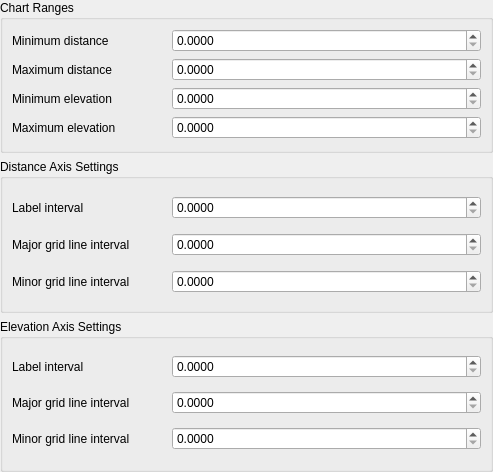
<?xml version="1.0" encoding="UTF-8"?>
<ui version="4.0">
 <class>QgsElevationProfileExportSettingsWidgetBase</class>
 <widget class="QWidget" name="QgsElevationProfileExportSettingsWidgetBase">
  <property name="geometry">
   <rect>
    <x>0</x>
    <y>0</y>
    <width>493</width>
    <height>472</height>
   </rect>
  </property>
  <property name="windowTitle">
   <string>Elevation Profile Settings</string>
  </property>
  <layout class="QVBoxLayout" name="verticalLayout">
   <property name="leftMargin">
    <number>0</number>
   </property>
   <property name="topMargin">
    <number>0</number>
   </property>
   <property name="rightMargin">
    <number>0</number>
   </property>
   <property name="bottomMargin">
    <number>0</number>
   </property>
   <item>
    <widget class="QGroupBox" name="groupBox">
     <property name="title">
      <string>Chart Ranges</string>
     </property>
     <layout class="QGridLayout" name="gridLayout" columnstretch="1,2">
      <item row="0" column="0">
       <widget class="QLabel" name="label">
        <property name="text">
         <string>Minimum distance</string>
        </property>
       </widget>
      </item>
      <item row="0" column="1">
       <widget class="QgsDoubleSpinBox" name="mSpinMinDistance">
        <property name="decimals">
         <number>4</number>
        </property>
        <property name="maximum">
         <double>999999999.000000000000000</double>
        </property>
       </widget>
      </item>
      <item row="1" column="0">
       <widget class="QLabel" name="label_2">
        <property name="text">
         <string>Maximum distance</string>
        </property>
       </widget>
      </item>
      <item row="1" column="1">
       <widget class="QgsDoubleSpinBox" name="mSpinMaxDistance">
        <property name="decimals">
         <number>4</number>
        </property>
        <property name="maximum">
         <double>999999999.000000000000000</double>
        </property>
       </widget>
      </item>
      <item row="2" column="0">
       <widget class="QLabel" name="label_3">
        <property name="text">
         <string>Minimum elevation</string>
        </property>
       </widget>
      </item>
      <item row="2" column="1">
       <widget class="QgsDoubleSpinBox" name="mSpinMinElevation">
        <property name="decimals">
         <number>4</number>
        </property>
        <property name="maximum">
         <double>999999999.000000000000000</double>
        </property>
       </widget>
      </item>
      <item row="3" column="0">
       <widget class="QLabel" name="label_4">
        <property name="text">
         <string>Maximum elevation</string>
        </property>
       </widget>
      </item>
      <item row="3" column="1">
       <widget class="QgsDoubleSpinBox" name="mSpinMaxElevation">
        <property name="decimals">
         <number>4</number>
        </property>
        <property name="maximum">
         <double>999999999.000000000000000</double>
        </property>
       </widget>
      </item>
     </layout>
    </widget>
   </item>
   <item>
    <widget class="QGroupBox" name="groupBox_2">
     <property name="title">
      <string>Distance Axis Settings</string>
     </property>
     <layout class="QGridLayout" name="gridLayout_2" columnstretch="1,2">
      <item row="0" column="0">
       <widget class="QLabel" name="label_5">
        <property name="text">
         <string>Label interval</string>
        </property>
       </widget>
      </item>
      <item row="0" column="1">
       <widget class="QgsDoubleSpinBox" name="mSpinLabelIntervalX">
        <property name="decimals">
         <number>4</number>
        </property>
        <property name="maximum">
         <double>999999999.000000000000000</double>
        </property>
       </widget>
      </item>
      <item row="1" column="0">
       <widget class="QLabel" name="label_6">
        <property name="text">
         <string>Major grid line interval</string>
        </property>
       </widget>
      </item>
      <item row="1" column="1">
       <widget class="QgsDoubleSpinBox" name="mSpinMajorIntervalX">
        <property name="decimals">
         <number>4</number>
        </property>
        <property name="maximum">
         <double>999999999.000000000000000</double>
        </property>
       </widget>
      </item>
      <item row="2" column="0">
       <widget class="QLabel" name="label_7">
        <property name="text">
         <string>Minor grid line interval</string>
        </property>
       </widget>
      </item>
      <item row="2" column="1">
       <widget class="QgsDoubleSpinBox" name="mSpinMinorIntervalX">
        <property name="decimals">
         <number>4</number>
        </property>
        <property name="maximum">
         <double>999999999.000000000000000</double>
        </property>
       </widget>
      </item>
     </layout>
    </widget>
   </item>
   <item>
    <widget class="QGroupBox" name="groupBox_3">
     <property name="title">
      <string>Elevation Axis Settings</string>
     </property>
     <layout class="QGridLayout" name="gridLayout_3" columnstretch="1,2">
      <item row="0" column="0">
       <widget class="QLabel" name="label_8">
        <property name="text">
         <string>Label interval</string>
        </property>
       </widget>
      </item>
      <item row="0" column="1">
       <widget class="QgsDoubleSpinBox" name="mSpinLabelIntervalY">
        <property name="decimals">
         <number>4</number>
        </property>
        <property name="maximum">
         <double>999999999.000000000000000</double>
        </property>
       </widget>
      </item>
      <item row="1" column="0">
       <widget class="QLabel" name="label_9">
        <property name="text">
         <string>Major grid line interval</string>
        </property>
       </widget>
      </item>
      <item row="1" column="1">
       <widget class="QgsDoubleSpinBox" name="mSpinMajorIntervalY">
        <property name="decimals">
         <number>4</number>
        </property>
        <property name="maximum">
         <double>999999999.000000000000000</double>
        </property>
       </widget>
      </item>
      <item row="2" column="0">
       <widget class="QLabel" name="label_10">
        <property name="text">
         <string>Minor grid line interval</string>
        </property>
       </widget>
      </item>
      <item row="2" column="1">
       <widget class="QgsDoubleSpinBox" name="mSpinMinorIntervalY">
        <property name="decimals">
         <number>4</number>
        </property>
        <property name="maximum">
         <double>999999999.000000000000000</double>
        </property>
       </widget>
      </item>
     </layout>
    </widget>
   </item>
  </layout>
 </widget>
 <customwidgets>
  <customwidget>
   <class>QgsDoubleSpinBox</class>
   <extends>QDoubleSpinBox</extends>
   <header>qgsdoublespinbox.h</header>
  </customwidget>
 </customwidgets>
 <resources/>
 <connections/>
</ui>
